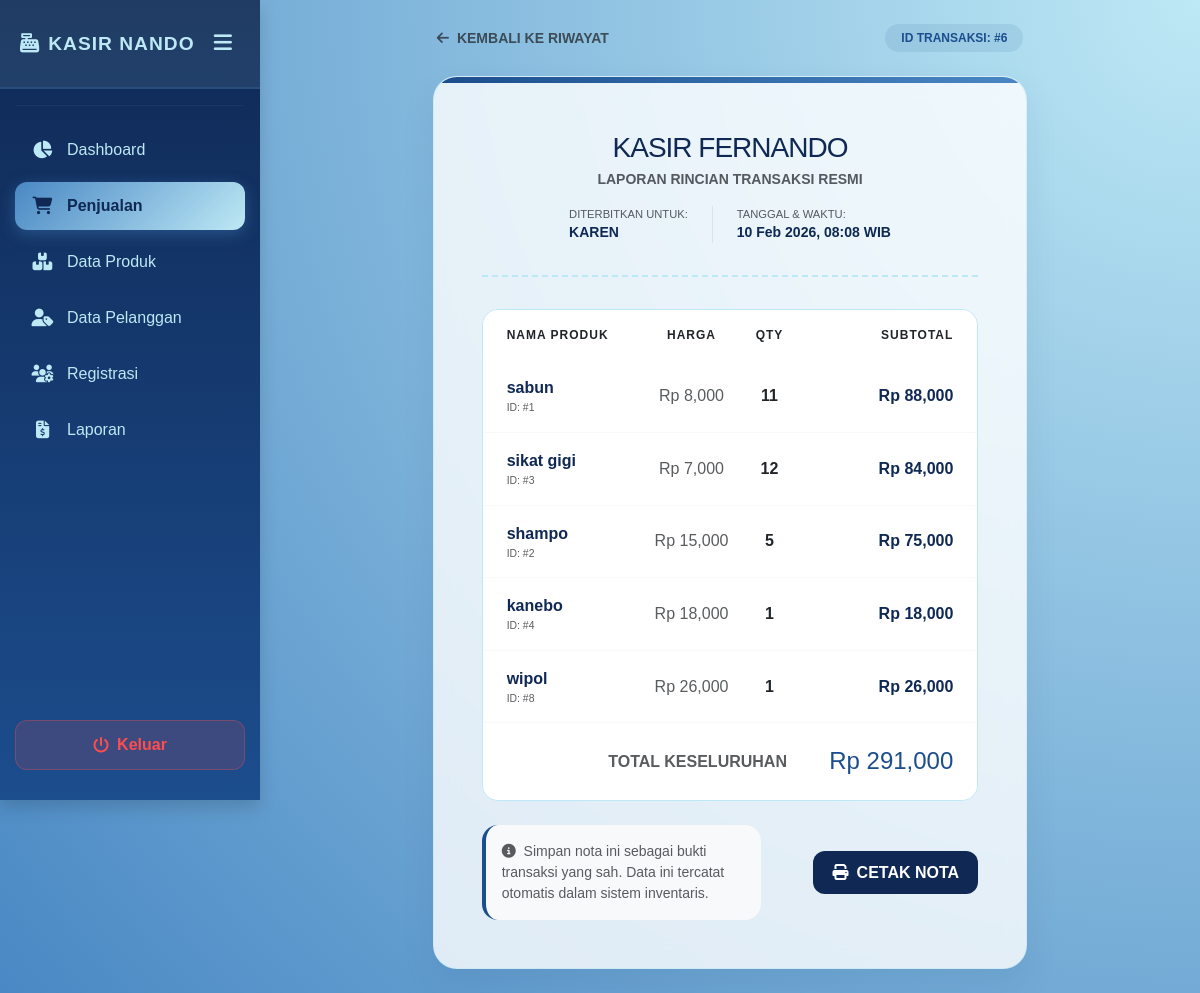
The page /admin/penjualan/detail.php?id=6 (signed in) on the database its author committed.
### tables this page shows
CREATE TABLE `penjualan` (
  `PenjualanID` int(11) NOT NULL,
  `TanggalPenjualan` datetime NOT NULL DEFAULT current_timestamp(),
  `TotalHarga` decimal(10,2) NOT NULL,
  `PelangganID` int(11) NOT NULL
);

CREATE TABLE `pelanggan` (
  `PelangganID` int(11) NOT NULL,
  `NamaPelanggan` varchar(255) NOT NULL,
  `Alamat` text NOT NULL,
  `NomorTelepon` varchar(15) NOT NULL
);

CREATE TABLE `detailpenjualan` (
  `DetailID` int(11) NOT NULL,
  `PenjualanID` int(11) NOT NULL,
  `ProdukID` int(11) NOT NULL,
  `JumlahProduk` int(11) NOT NULL,
  `Subtotal` decimal(10,2) NOT NULL
);

CREATE TABLE `produk` (
  `ProdukID` int(11) NOT NULL,
  `NamaProduk` varchar(255) NOT NULL,
  `Harga` decimal(10,2) NOT NULL,
  `Stok` int(11) NOT NULL
);

### admin/penjualan/detail.php (the view, shortened to what this page needs)
<?php
include '../../main/connect.php';
$id = $_GET['id'];
$query = mysqli_query($conn, "SELECT * FROM penjualan
          JOIN pelanggan ON penjualan.PelangganID = pelanggan.PelangganID
          WHERE PenjualanID = '$id'");
$data = mysqli_fetch_array($query);
?>
<!DOCTYPE html>
<html lang="id">
<head>
    <link href="https://cdn.jsdelivr.net/npm/bootstrap@5.3.0/dist/css/bootstrap.min.css" rel="stylesheet">
    <link rel="stylesheet" href="https://cdnjs.cloudflare.com/ajax/libs/font-awesome/6.4.0/css/all.min.css">
</head>
<body>
<div class="d-flex">
    <div class="no-print">
        <?php include '../../template/sidebar.php'; ?>
    </div>
    <div class="container-fluid p-4">
        <div class="row mb-4 no-print">
            <div class="col-md-8 mx-auto d-flex justify-content-between align-items-center">
                <a href="index.php" class="text-decoration-none text-muted fw-bold small">
                    <i class="fas fa-arrow-left me-2"></i>KEMBALI KE RIWAYAT
                </a>
                <span class="badge px-3 py-2 rounded-pill fw-bold" style="background-color: rgba(28, 77, 141, 0.1); color: var(--primary-color);">
                    ID TRANSAKSI: #<?= $id; ?>
                </span>
            </div>
        </div>
        <div class="glass-card col-md-8 mx-auto overflow-hidden">
            <div style="height: 6px; background: linear-gradient(to right, var(--primary-color), var(--secondary-color));"></div>
            <div class="card-body p-5">
                <div class="nota-header text-center">
                    <h3 class="fw-extrabold mb-1" style="letter-spacing: -1px; color: var(--dark-color);">KASIR FERNANDO</h3>
                    <p class="text-muted small mb-0 fw-bold">LAPORAN RINCIAN TRANSAKSI RESMI</p>
                    <div class="mt-3 d-flex justify-content-center gap-4">
                        <div class="small text-start">
                            <span class="text-muted d-block" style="font-size: 0.7rem;">DITERBITKAN UNTUK:</span>
                            <span class="fw-bold text-uppercase" style="color: var(--dark-color);"><?= $data['NamaPelanggan']; ?></span>
                        </div>
                        <div class="small text-start border-start ps-4">
                            <span class="text-muted d-block" style="font-size: 0.7rem;">TANGGAL & WAKTU:</span>
                            <span class="fw-bold" style="color: var(--dark-color);"><?= date('d M Y, H:i', strtotime($data['TanggalPenjualan'])); ?> WIB</span>
                        </div>
                    </div>
                </div>
                <div class="table-glass-container mb-4">
                    <table class="table table-borderless align-middle mb-0">
                        <thead style="background-color: rgba(73, 136, 196, 0.1);">
                            <tr class="text-muted" style="font-size: 0.75rem; letter-spacing: 1px;">
                                <th class="ps-4 py-3">NAMA PRODUK</th>
                                <th class="text-center py-3">HARGA</th>
                                <th class="text-center py-3">QTY</th>
                                <th class="text-end pe-4 py-3">SUBTOTAL</th>
                            </tr>
                        </thead>
                        <tbody>
                            <?php
                            $detail = mysqli_query($conn, "SELECT * FROM detailpenjualan
                                      JOIN produk ON detailpenjualan.ProdukID = produk.ProdukID
                                      WHERE PenjualanID = '$id'");
                            while($d = mysqli_fetch_array($detail)){
                            ?>
                            <tr class="border-bottom border-light">
                                <td class="ps-4 py-3">
                                    <span class="fw-bold" style="color: var(--dark-color);"><?= $d['NamaProduk']; ?></span>
                                    <small class="d-block text-muted" style="font-size: 0.65rem;">ID: #<?= $d['ProdukID']; ?></small>
                                </td>
                                <td class="text-center text-muted">Rp <?= number_format($d['Harga']); ?></td>
                                <td class="text-center fw-bold"><?= $d['JumlahProduk']; ?></td>
                                <td class="text-end pe-4 fw-bold" style="color: var(--dark-color);">Rp <?= number_format($d['Subtotal']); ?></td>
                            </tr>
                            <?php } ?>
                        </tbody>
                        <tfoot>
                            <tr class="total-row">
                                <td colspan="3" class="text-end py-4 fw-bold text-muted">TOTAL KESELURUHAN</td>
                                <td class="text-end pe-4 py-4 fw-extrabold text-primary-custom h4 mb-0">
                                    Rp <?= number_format($data['TotalHarga']); ?>
                                </td>
                            </tr>
                        </tfoot>
                    </table>
                </div>
                <div class="row align-items-center">
                    <div class="col-md-7">
                        <div class="p-3 rounded-4 bg-light border-start border-4" style="border-color: var(--primary-color) !important;">
                            <p class="small text-muted mb-0">
                                <i class="fas fa-info-circle me-1"></i>
                                Simpan nota ini sebagai bukti transaksi yang sah. Data ini tercatat otomatis dalam sistem inventaris.
                            </p>
                        </div>
                    </div>
                    <div class="col-md-5 text-end no-print">
                        <button onclick="window.print()" class="btn btn-modern">
                            <i class="fas fa-print me-2"></i>CETAK NOTA
                        </button>
                    </div>
                </div>
            </div>
        </div>
    </div>
</div>
</body>
</html>

### admin/penjualan/detail.php (style rules this page uses)
:root { --glass-bg: rgba(255, 255, 255, 0.8); --glass-border: rgba(189, 232, 245, 0.5); --primary-color: #1C4D8D; --secondary-color: #4988C4; --accent-color: #BDE8F5; --dark-color: #0F2854; }
body { background: radial-gradient(circle at top right, var(--accent-color), var(--secondary-color)), linear-gradient(135deg, #BDE8F5 0%, #4988C4 100%); min-height: 100vh; color: var(--dark-color); font-family: 'Plus Jakarta Sans', sans-serif; position: relative; }
body::before { content: ""; position: absolute; top: 0; left: 0; width: 100%; height: 100%; background-image: radial-gradient(var(--secondary-color) 0.5px, transparent 0.5px); background-size: 24px 24px; opacity: 0.1; z-index: -1; }
.glass-card { background: var(--glass-bg); backdrop-filter: blur(12px); -webkit-backdrop-filter: blur(12px); border: 1px solid var(--glass-border); border-radius: 24px; box-shadow: 0 15px 35px rgba(15, 40, 84, 0.08); }
.table-glass-container { background: rgba(255, 255, 255, 0.5); border-radius: 16px; overflow: hidden; border: 1px solid var(--accent-color); }
.nota-header { border-bottom: 2px dashed var(--accent-color); padding-bottom: 2rem; margin-bottom: 2rem; }
.btn-modern { border-radius: 12px; padding: 0.6rem 1.2rem; font-weight: 700; transition: all 0.3s; background: var(--dark-color); color: white; border: none; }
.total-row { background: rgba(189, 232, 245, 0.15); }
.text-primary-custom { color: var(--primary-color) !important; }

### rows shown on the page
penjualan: PelangganID.NamaPelanggan "KAREN", TanggalPenjualan "10 Feb 2026, 08:08", TotalHarga "291,000"
detailpenjualan: ProdukID.NamaProduk "sabun", ProdukID.ProdukID "1", ProdukID.Harga "8,000", JumlahProduk "11", Subtotal "88,000"
detailpenjualan: ProdukID.NamaProduk "sikat gigi", ProdukID.ProdukID "3", ProdukID.Harga "7,000", JumlahProduk "12", Subtotal "84,000"
detailpenjualan: ProdukID.NamaProduk "shampo", ProdukID.ProdukID "2", ProdukID.Harga "15,000", JumlahProduk "5", Subtotal "75,000"
detailpenjualan: ProdukID.NamaProduk "kanebo", ProdukID.ProdukID "4", ProdukID.Harga "18,000", JumlahProduk "1", Subtotal "18,000"
detailpenjualan: ProdukID.NamaProduk "wipol", ProdukID.ProdukID "8", ProdukID.Harga "26,000", JumlahProduk "1", Subtotal "26,000"

### other values the page prints
$id "6"
